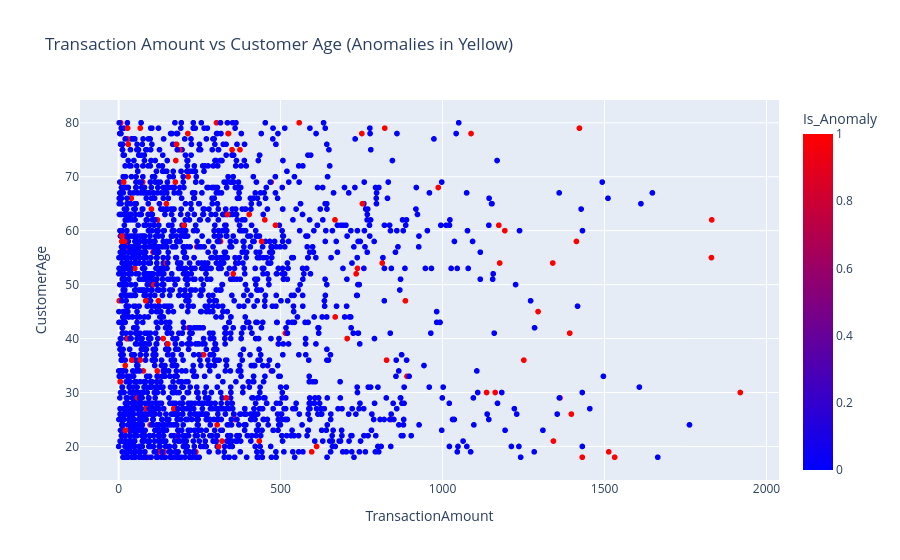

Write notebook code for a chart like this one.
### Markdown cell above
## Task 2: Anomaly Detection using Unsupervised ML
Since we do not have labels for fraud, we use **Isolation Forest**, an unsupervised model that detects anomalies by isolating them in the data space. Anomalies are points that are 'easier' to isolate than normal points.

### Code cell
# Visualization of Anomalies
fig = px.scatter(df, x='TransactionAmount', y='CustomerAge', color='Is_Anomaly', 
                 title='Transaction Amount vs Customer Age (Anomalies in Yellow)',
                 color_continuous_scale=['blue', 'red'],
                 hover_data=['TransactionID', 'Location', 'TransactionType'])
fig.show()

### Figure 1 — Plotly figure (JSON) as saved in the notebook; plotly's stock layout.template omitted (floating-point values rounded to 4 significant figures; data arrays with more than 128 entries replaced by an {"elided": "..."} marker saying what was removed)
{"data": [{"customdata": {"elided": "2512x3 str values"}, "hovertemplate": "TransactionAmount=%{x}<br>CustomerAge=%{y}<br>TransactionID=%{customdata[0]}<br>Location=%{customdata[1]}<br>TransactionType=%{customdata[2]}<br>Is_Anomaly=%{marker.color}<extra></extra>", "legendgroup": "", "marker": {"color": {"elided": "2512 int values"}, "coloraxis": "coloraxis", "symbol": "circle"}, "mode": "markers", "name": "", "showlegend": false, "type": "scattergl", "x": {"elided": "2512 float values"}, "xaxis": "x", "y": {"elided": "2512 int values"}, "yaxis": "y"}], "layout": {"coloraxis": {"colorbar": {"title": {"text": "Is_Anomaly"}}, "colorscale": [[0, "blue"], [1, "red"]]}, "legend": {"tracegroupgap": 0}, "title": {"text": "Transaction Amount vs Customer Age (Anomalies in Yellow)"}, "xaxis": {"anchor": "y", "domain": [0, 1], "title": {"text": "TransactionAmount"}}, "yaxis": {"anchor": "x", "domain": [0, 1], "title": {"text": "CustomerAge"}}}}
